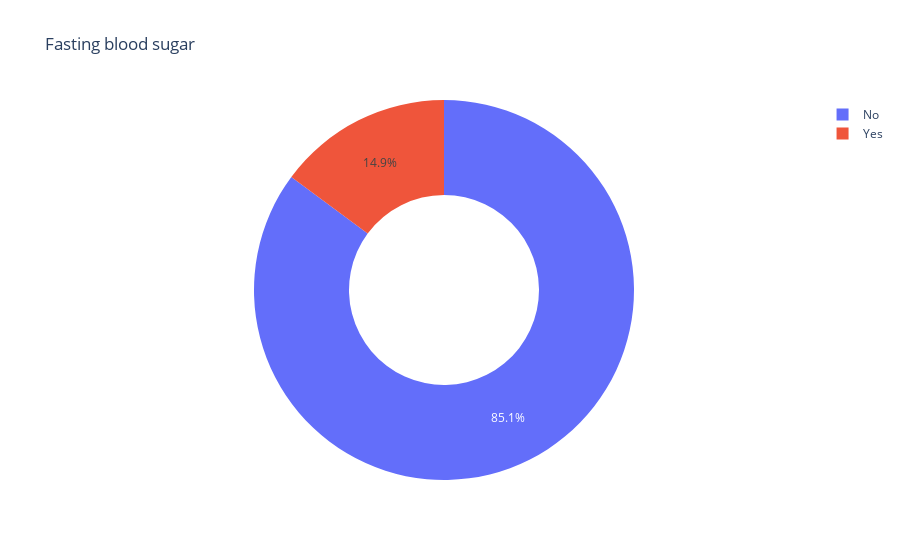

Write notebook code for a chart like this one.
### Code cell
pie_graph(data_eda,"Fasting blood sugar",'fasting_blood_sugar')

### Figure 1 — Plotly figure (JSON) as saved in the notebook; plotly's stock layout.template omitted (floating-point values rounded to 4 significant figures)
{"data": [{"hole": 0.5, "labels": ["No", "Yes"], "type": "pie", "values": [258, 45]}], "layout": {"title": {"text": "Fasting blood sugar"}}}
